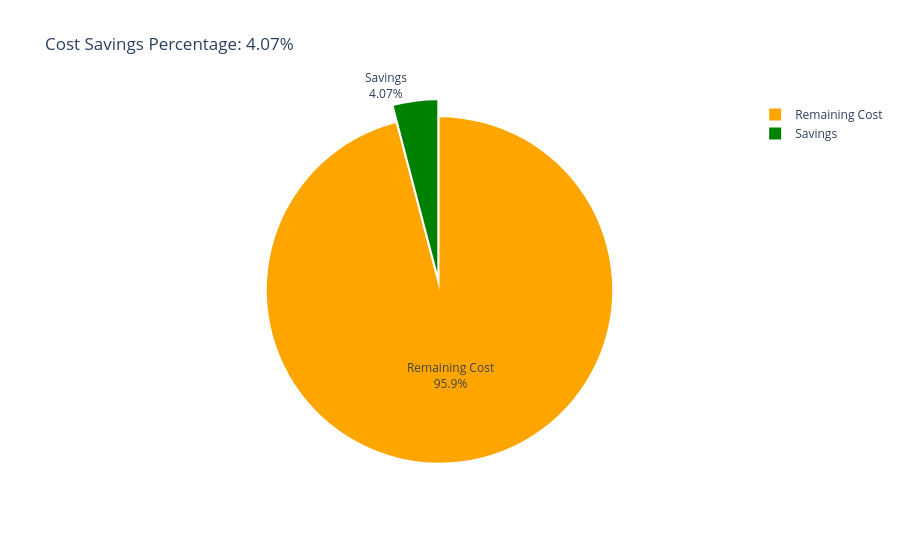

The cell this chart's notebook holds for it:
### Code cell
import plotly.graph_objs as go

labels = ['Savings', 'Remaining Cost']
values = [original_cost - optimal_cost, optimal_cost]
savings_percent = (original_cost - optimal_cost) / original_cost * 100

fig = go.Figure(data=[go.Pie(labels=labels, values=values)])
fig.update_traces(textinfo='label+percent', pull=[0.1, 0], marker=dict(colors=['green', 'orange']))
fig.update_layout(title=f'Cost Savings Percentage: {savings_percent:.2f}%')
fig.show()

### Figure 1 — Plotly figure (JSON) as saved in the notebook; plotly's stock layout.template omitted (floating-point values rounded to 4 significant figures)
{"data": [{"labels": ["Savings", "Remaining Cost"], "marker": {"colors": ["green", "orange"]}, "pull": [0.1, 0], "textinfo": "label+percent", "type": "pie", "values": [0.1659, 3.912]}], "layout": {"title": {"text": "Cost Savings Percentage: 4.07%"}}}
